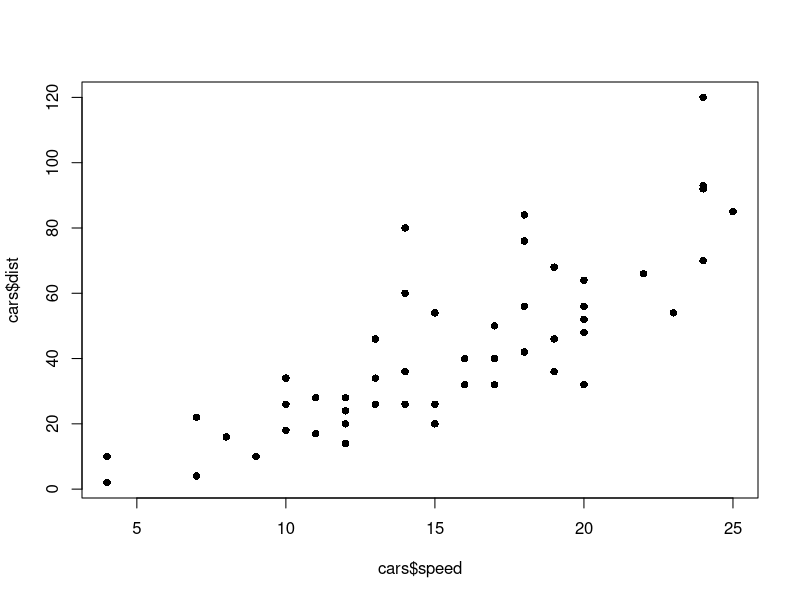

Reproduce this figure in R.
## ---- chunk 1
knitr::opts_chunk$set(echo = TRUE, eval = TRUE, fig.align = "center", warning = F, message = F,
                      R.options=list(max.print=100))
## ---- chunk 2
# R code goes here
x <- 5
y <- 7
z <- x * y
z
## ---- chunk 3
#descriptive statistics for both variables
summary(cars)

#view first bit of this dataset
head(cars)

#grab just third row
cars[3,]

#grab just second column
cars[,2]

#same as grabbing the column by name
cars$dist

#grab element in third row, second column
cars[3,2]

##return only rows where speed is over 10 mph
cars[cars$speed>10,]

#return even numbered rows
cars[seq(0,50,by=2),]

#return rows where the variable speed is an even number
cars[cars$speed %in% c(2,4,6,8,10,12,14,16,18,20,22,24),]

#more elegantly with modulo operator
#(x %% y == 0 returns TRUE if x/y has a remainder of 0, FALSE otherwise)
cars[cars$speed %% 2 ==0,]


#mean of each variable
mean(cars$speed)
mean(cars$dist)

#see if you can figure out how apply works
apply(cars,2,mean)
## ---- chunk 4
plot(cars$speed, cars$dist, pch=16)
## ---- chunk 5
cor.test(cars$speed, cars$dist)
## ---- chunk 6
1/(nrow(cars)-1)*sum(scale(cars$speed)*scale(cars$dist))
## ---- chunk 7
myCor<-function(x,y){
1/(length(x)-1)*sum(scale(x)*scale(y)) 
}

myCor(cars$speed, cars$dist)

#compare output with cor(cars$speed,cars$dist)
